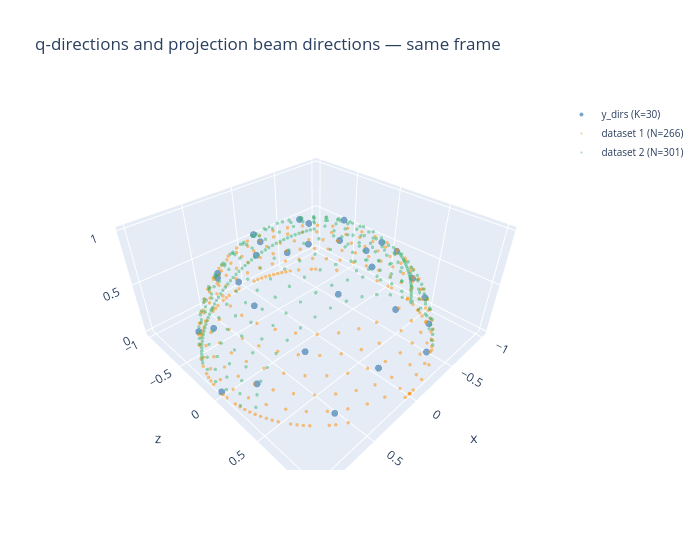

Source (notebook cell):
### Code cell
import plotly.graph_objects as go

fig = go.Figure()
fig.add_trace(go.Scatter3d(
    x=y_dirs[:, 0], y=y_dirs[:, 2], z=y_dirs[:, 1],
    mode='markers',
    marker=dict(size=4, color='steelblue', opacity=0.7),
    name=f'y_dirs (K={K})',
))

# Split beam directions by dataset using SPLIT_LOCATION
if not SPLIT_LOCATION:
    boundaries = [0, len(_beam)]
    labels = [f'beam dirs (N={len(_beam)})']
else:
    boundaries = [0] + list(SPLIT_LOCATION) + [len(_beam)]
    labels = [f'dataset {i + 1} (N={boundaries[i+1] - boundaries[i]})' for i in range(len(boundaries) - 1)]

for i, (start, end) in enumerate(zip(boundaries[:-1], boundaries[1:])):
    color = _DATASET_COLORS[i % len(_DATASET_COLORS)]
    seg = _beam[start:end]
    fig.add_trace(go.Scatter3d(
        x=seg[:, 0], y=seg[:, 2], z=seg[:, 1],
        mode='markers',
        marker=dict(size=2, color=color, opacity=0.5),
        name=labels[i],
    ))

fig.update_layout(
    scene=dict(xaxis_title='x', yaxis_title='z', zaxis_title='y'),
    title='q-directions and projection beam directions — same frame',
    width=700, height=550,
    legend=dict(font=dict(size=10)),
)
fig.show()

### Figure 1 — Plotly figure (JSON) as saved in the notebook; plotly's stock layout.template omitted (floating-point values rounded to 4 significant figures; data arrays with more than 128 entries replaced by an {"elided": "..."} marker saying what was removed)
{"data": [{"marker": {"color": "steelblue", "opacity": 0.7, "size": 4}, "mode": "markers", "name": "y_dirs (K=30)", "type": "scatter3d", "x": [0.9999, -0.7364, 0.08712, 0.6043, -0.9736, 0.8295, -0.2534, -0.4463, 0.9008, -0.8768, 0.397, 0.2764, -0.7865, 0.8722, -0.5035, -0.11, 0.6386, -0.8115, 0.558, -0.0351, -0.4678, 0.6912, -0.5429, 0.1364, 0.2869, -0.5019, 0.4255, -0.1543, -0.1057, 0.1609], "y": [-0.0, 0.6746, -0.9927, 0.7882, -0.1722, -0.5276, 0.9428, -0.8593, 0.329, 0.3619, -0.8484, 0.8813, -0.4558, -0.1918, 0.7162, -0.8491, 0.5382, 0.03356, -0.5553, 0.7591, -0.5606, 0.093, 0.3778, -0.6064, 0.5007, -0.1601, -0.1966, 0.3687, -0.2938, 0.08458], "z": [0.01667, 0.05, 0.08333, 0.1167, 0.15, 0.1833, 0.2167, 0.25, 0.2833, 0.3167, 0.35, 0.3833, 0.4167, 0.45, 0.4833, 0.5167, 0.55, 0.5833, 0.6167, 0.65, 0.6833, 0.7167, 0.75, 0.7833, 0.8167, 0.85, 0.8833, 0.9167, 0.95, 0.9833]}, {"marker": {"color": "darkorange", "opacity": 0.5, "size": 2}, "mode": "markers", "name": "dataset 1 (N=266)", "type": "scatter3d", "x": {"elided": "266 float values"}, "y": {"elided": "266 float values"}, "z": {"elided": "266 float values"}}, {"marker": {"color": "mediumseagreen", "opacity": 0.5, "size": 2}, "mode": "markers", "name": "dataset 2 (N=301)", "type": "scatter3d", "x": {"elided": "301 float values"}, "y": {"elided": "301 float values"}, "z": {"elided": "301 float values"}}], "layout": {"height": 550, "legend": {"font": {"size": 10}}, "scene": {"xaxis": {"title": {"text": "x"}}, "yaxis": {"title": {"text": "z"}}, "zaxis": {"title": {"text": "y"}}}, "title": {"text": "q-directions and projection beam directions — same frame"}, "width": 700}}
